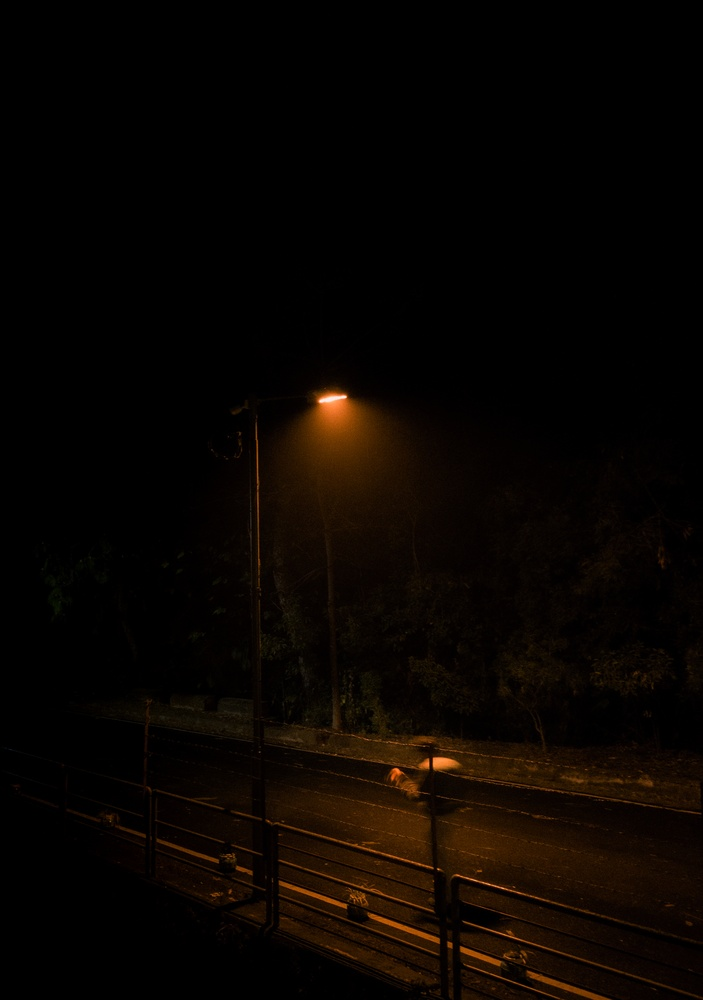
#> input picture Python/Assignment0/xxx.jpg, 703 x 1000 px, shrunk from 2305 x 3279 before the run, found by its file name
$ python histogram_equilizer.py
#> lines starting #> are read from the running program, lines starting #| are printed output that depends on the picture
import matplotlib.pyplot as plt
from PIL import Image

def compute_histogram(channel):
    histogram = [0] * 256
    for row in channel:
        for pixel in row:
            histogram[pixel] += 1
    return histogram

def compute_cdf(histogram, total_pixels):
    cdf = [0] * 256
    cumulative_sum = 0
    for i in range(256):
        cumulative_sum += histogram[i]
        cdf[i] = round((cumulative_sum / total_pixels) * 255)
    return cdf

def apply_histogram_equalization(channel, cdf):
    equalized_channel = [[cdf[pixel] for pixel in row] for row in channel]
    return equalized_channel

def process_image(image_path):
#> called with image_path = './Assignment0/xxx.jpg'
    image = Image.open(image_path).convert('RGB')
#> image is the input picture: PIL image 703x1000 RGB; mean R, G, B 9.4, 4.6, 1
    width, height = image.size
#> width = 703; height = 1000
    pixels = list(image.getdata())
#> pixels = 703000 items

    r_channel = [[pixels[i * width + j][0] for j in range(width)] for i in range(height)]
#> r_channel = 1000 items
    g_channel = [[pixels[i * width + j][1] for j in range(width)] for i in range(height)]
#> g_channel = 1000 items
    b_channel = [[pixels[i * width + j][2] for j in range(width)] for i in range(height)]
#> b_channel = 1000 items

    r_histogram = compute_histogram(r_channel)
#> after the loop in compute_histogram, `for row in channel:`: histogram = 256 values, max 388373 at index 0, min 5 at index 231, mean 2746.1
#> r_histogram has the same summary as histogram in compute_histogram
    g_histogram = compute_histogram(g_channel)
#> g_histogram = 256 values, max 418345 at index 0, min 0 at index 158, mean 2746.1
    b_histogram = compute_histogram(b_channel)
#> b_histogram = 256 values, max 519642 at index 0, min 0 at index 99, mean 2746.1

    total_pixels = width * height
#> total_pixels = 703000
    r_cdf = compute_cdf(r_histogram, total_pixels)
#> the loop in compute_cdf, `for i in range(256):` made 256 passes
#> cumulative_sum on passes 1 to 3: 388373, 407063, 424516
#> after the loop in compute_cdf, `for i in range(256):`: cdf = 256 values from 141 to 255; cumulative_sum = 703000
#> r_cdf = 256 values from 141 to 255
    g_cdf = compute_cdf(g_histogram, total_pixels)
#> the loop in compute_cdf (call 2), `for i in range(256):` made 256 passes
#> cumulative_sum on passes 1 to 3: 418345, 459002, 488748
#> g_cdf = 256 values from 152 to 255
    b_cdf = compute_cdf(b_histogram, total_pixels)
#> b_cdf = 256 values from 188 to 255

    r_eq = apply_histogram_equalization(r_channel, r_cdf)
#> in apply_histogram_equalization, `equalized_channel = [[cdf[pixel] for pixel in row] for row in channel]`: equalized_channel = 1000 items
#> r_eq = 1000 items
    g_eq = apply_histogram_equalization(g_channel, g_cdf)
#> g_eq = 1000 items
    b_eq = apply_histogram_equalization(b_channel, b_cdf)
#> b_eq = 1000 items

    equalized_pixels = [(r_eq[i][j], g_eq[i][j], b_eq[i][j]) for i in range(height) for j in range(width)]
#> equalized_pixels = 703000 items
    equalized_image = Image.new('RGB', (width, height))
#> equalized_image: PIL image 703x1000 RGB; every value is 0
    equalized_image.putdata(equalized_pixels)
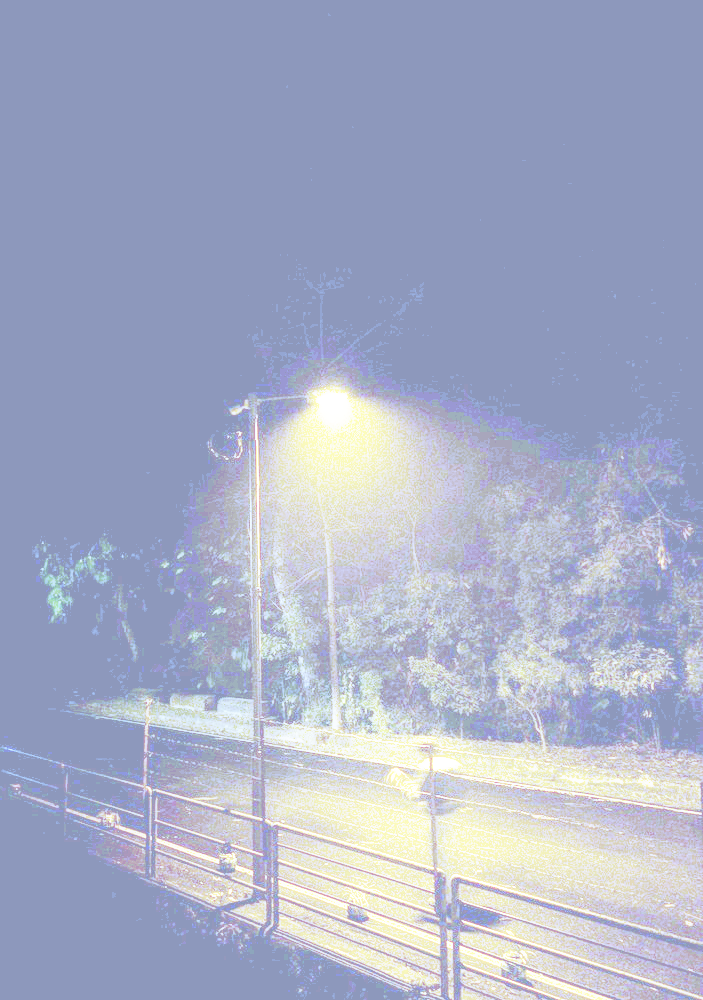
#> equalized_image: PIL image 703x1000 RGB; mean R, G, B 167.2, 174, 198.5

    return image, equalized_image

image_path = './Assignment0/xxx.jpg'  # Change path accordingly
original, equalized = process_image(image_path)

equalized.save('./Assignment0/xxx_equi.png')
original.save('./Assignment0/xxx2.png')


# [12 lines of commented-out code are left out]

$ run again, with Python/Assignment0/rgb.png saved as Python/Assignment0/xxx.jpg
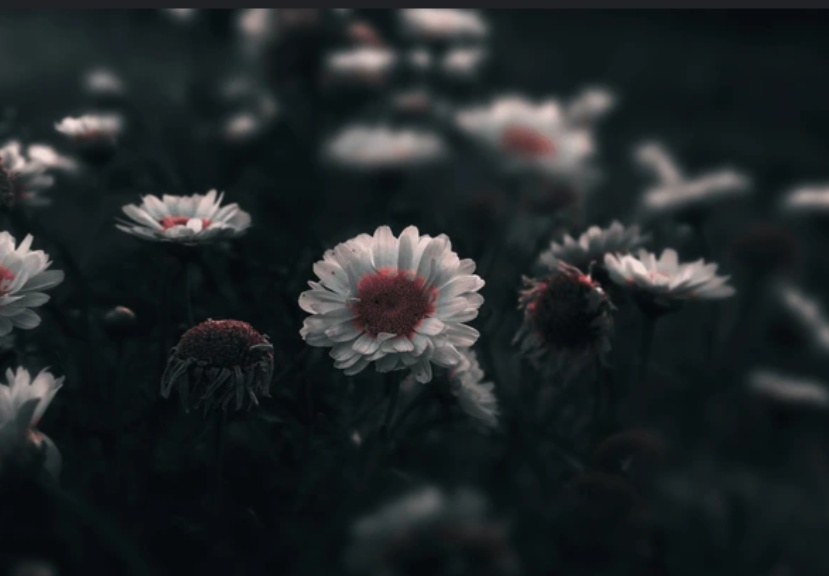
#> input picture Python/Assignment0/rgb.png, 829 x 576 px, found by its file name
#> in process_image, image is the input picture: PIL image 829x576 RGB; mean R, G, B 32.8, 38.6, 40.1
#> pixels = 477504 items
#> r_channel = 576 items
#> after the loop in compute_histogram, `for row in channel:`: histogram = 256 values, max 40331 at index 9, min 0 at index 0, mean 1865.2
#> r_histogram has the same summary as histogram in compute_histogram
#> g_histogram = 256 values, max 25392 at index 19, min 0 at index 0, mean 1865.2
#> b_histogram = 256 values, max 32424 at index 25, min 0 at index 0, mean 1865.2
#> the loop in compute_cdf, `for i in range(256):` made 256 passes
#> cumulative_sum on passes 1 to 3: 0, 2, 15
#> after the loop in compute_cdf, `for i in range(256):`: cdf = 256 values from 0 to 255; cumulative_sum = 477504
#> r_cdf = 256 values from 0 to 255
#> the loop in compute_cdf (call 2), `for i in range(256):` made 256 passes
#> equalized_channel = 576 items
#> equalized_pixels = 477504 items
#> in process_image, `equalized_image.putdata(equalized_pixels)`:
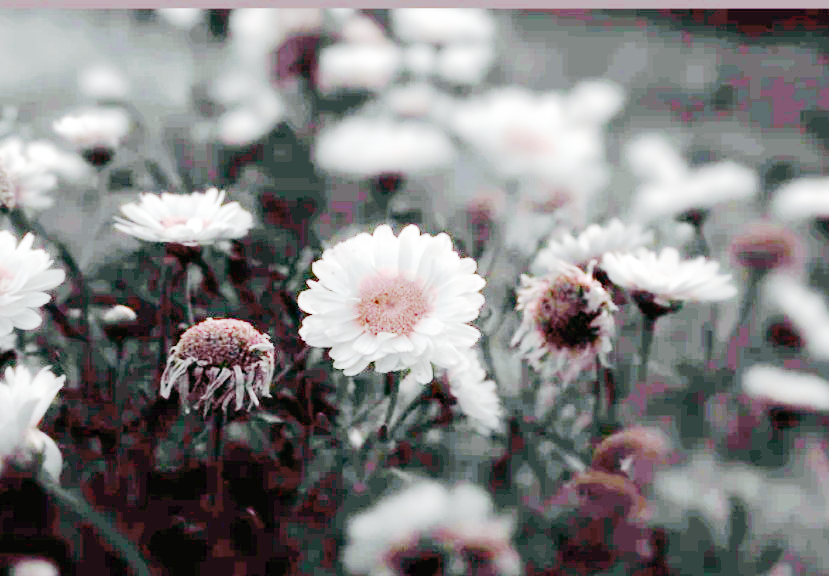
#> equalized_image: PIL image 829x576 RGB; mean R, G, B 131.7, 130.5, 131
